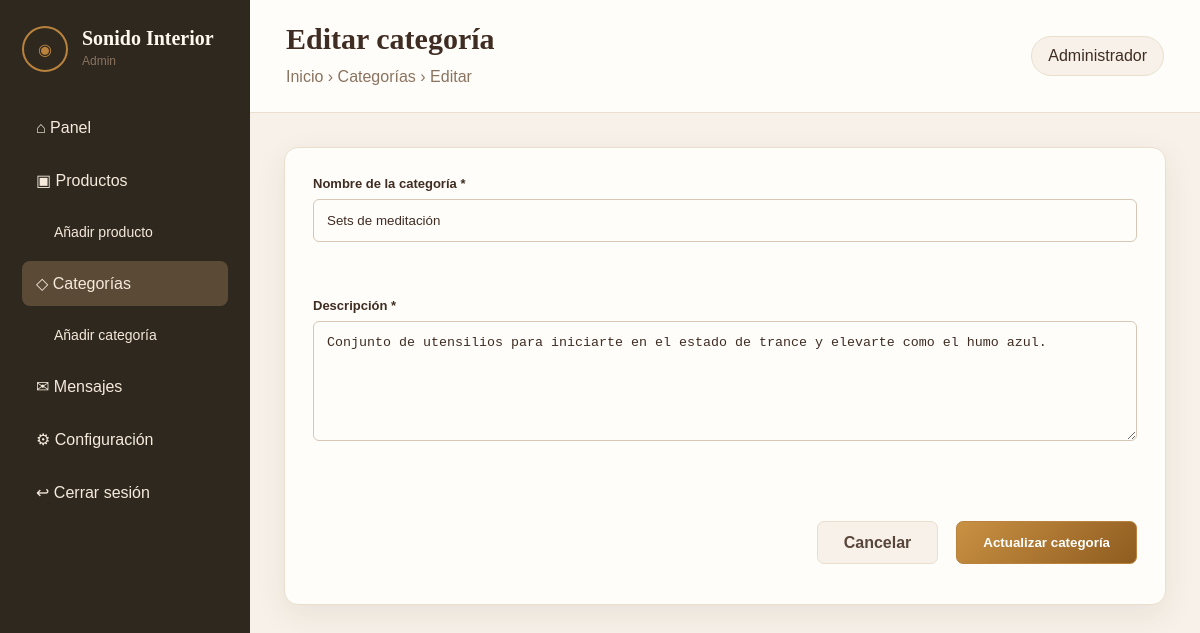
Screenshot of /views/admin/categorias/admin-alta-categoria.php?id=8 (signed in) with the database file from the repository.
### tables this page shows
CREATE TABLE `categorias` (
  `id_categoria` int NOT NULL AUTO_INCREMENT,
  `nombre` varchar(100) NOT NULL,
  `descripcion` text,
  `activo` tinyint(1) NOT NULL DEFAULT '1',
  PRIMARY KEY (`id_categoria`)
);

### models/categorias.php (called while the page is built, shortened)
<?php
function obtenerCategoriaPorId(mysqli $conexion, int $id_categoria): ?array {
    $sql = "SELECT id_categoria, nombre, descripcion FROM categorias WHERE id_categoria = ?";
    $stmt = mysqli_prepare($conexion, $sql);
    mysqli_stmt_bind_param($stmt, "i", $id_categoria);
    mysqli_stmt_execute($stmt);
    $resultado = mysqli_stmt_get_result($stmt);
    $categoria = null;
    if ($fila = mysqli_fetch_assoc($resultado)) {
        $categoria = $fila;
    }
    return $categoria;
}
?>

### views/admin/categorias/admin-alta-categoria.php (the view, shortened to what this page needs)
<?php
require_once __DIR__ . '/../../../includes/conexion.php';
require_once __DIR__ . '/../../../models/categorias.php';
$categoria = null;
$esEdicion = false;
if (isset($_GET['id']) && ctype_digit($_GET['id'])) {
    $id_categoria = (int) $_GET['id'];
    $categoria = obtenerCategoriaPorId($conexion, $id_categoria);
    if ($categoria) {
        $esEdicion = true;
    }
}
include __DIR__ . '/../../../includes/header.php';
include __DIR__ . '/../../../includes/menu-admin.php';
$errores = $_SESSION['errores'] ?? [];
?>
<main class="admin-main">
    <header class="admin-topbar">
        <div>
            <h2><?php echo $esEdicion ? "Editar categoría" : "Añadir nueva categoría"; ?></h2>
            <p>Inicio › Categorías › <?php echo $esEdicion ? "Editar" : "Añadir"; ?></p>
        </div>
        <div class="admin-usuario">Administrador</div>
    </header>
    <section class="admin-contenido">
        <form class="formulario-admin" action="controllers/categorias/guardar-categoria.php" method="post">
            <div class="form-grid">
                <div class="campo ancho-completo">
                    <label for="nombre">Nombre de la categoría *</label>
                    <input type="text" id="nombre" name="nombre" placeholder="Ej: Cuencos grandes" value="<?php echo $esEdicion ? htmlspecialchars($categoria['nombre']) : ''; ?>">
                    <span class="mensaje-error" id="error-nombre"><?= isset($errores['nombre']) ? htmlspecialchars($errores['nombre']) : '' ?></span>
                </div>
                <div class="campo ancho-completo">
                    <label for="descripcion">Descripción *</label>
                    <textarea id="descripcion" name="descripcion" placeholder="Describe brevemente esta categoría..."><?php echo $esEdicion ? htmlspecialchars($categoria['descripcion']) : ''; ?></textarea>
                    <span class="mensaje-error" id="error-descripcion"><?= isset($errores['descripcion']) ? htmlspecialchars($errores['descripcion']) : '' ?></span>
                </div>
            </div>
            <div class="acciones-formulario">
                <a href="views/admin/categorias/admin-listado-categorias.php" class="boton cancelar">Cancelar</a>
                <button type="submit" class="boton principal"><?php echo $esEdicion ? "Actualizar categoría" : "Guardar categoría"; ?></button>
            </div>
        </form>
    </section>
</main>
<?php include __DIR__ . "/../../../includes/footer-simple.php"; ?>

### css/estilos.css (style rules this page uses)
* { box-sizing: border-box; }
body { margin: 0; font-family: Arial, Helvetica, sans-serif; background: #fbf7f0; color: #3f2c22; }
h1, h2, h3 { font-family: Georgia, 'Times New Roman', serif; margin: 0; }
p { line-height: 1.6; }
a { text-decoration: none; color: inherit; }
.boton { display: inline-block; border-radius: 7px; padding: 13px 26px; font-weight: bold; text-align: center; border: 1px solid #b9823d; cursor: pointer; }
.boton.principal { background: linear-gradient(135deg, #c99143, #8f5c20); color: white; margin-bottom: 12px; margin-top: 12px; }
.boton.cancelar { background: #f7f1e9; border-color: #eadfce; color: #59463a; }
.campo { margin-bottom: 18px; }
.mensaje-error { display: block; min-height: 1.1em; color: #b03030; font-size: 13px; margin-top: 6px; }
.formulario-restablecer label, .formulario-login label, .formulario-admin label, .filtros-catalogo label { display: block; font-size: 13px; font-weight: bold; margin-bottom: 8px; }
input, select, textarea { width: 100%; border: 1px solid #d8c7b4; border-radius: 6px; padding: 13px; background: #fffdf9; color: #3f2c22; }
textarea { min-height: 120px; resize: vertical; }
.admin-body { display: grid; grid-template-columns: 250px 1fr; min-height: 100vh; background: #f7f1e9; }
.admin-main { min-width: 0; }
.admin-topbar { min-height: 86px; background: #fffdf9; border-bottom: 1px solid #eadfce; display: flex; align-items: center; justify-content: space-between; padding: 22px 36px; }
.admin-topbar h2 { font-size: 30px; }
.admin-topbar p { margin: 8px 0 0; color: #8a735f; }
.admin-usuario { background: #f7f1e9; border: 1px solid #eadfce; padding: 10px 16px; border-radius: 99px; }
.admin-contenido { padding: 34px; }
.formulario-admin, .tabla-card, .vista-previa-admin { background: #fffdf9; border: 1px solid #eadfce; border-radius: 14px; box-shadow: 0 10px 32px rgba(69, 45, 25, 0.08); }
.formulario-admin { padding: 28px; }
.form-grid { display: grid; grid-template-columns: repeat(2, 1fr); gap: 18px; }
.campo.ancho-completo { grid-column: 1 / -1; }
.acciones-formulario { display: flex; justify-content: flex-end; gap: 18px; margin-top: 26px; }
.acciones-formulario a { height: 43px; display: inline-flex; align-items: center; justify-content: center; margin-top: 12px; }

### rows the page displays
categorias: nombre "Sets de meditación", descripcion "Conjunto de utensilios para iniciarte en el estado de trance y elevarte como el humo azul."
